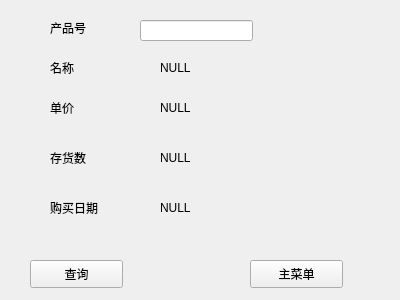
<?xml version="1.0" encoding="UTF-8"?>
<ui version="4.0">
 <class>SelectWidget</class>
 <widget class="QWidget" name="SelectWidget">
  <property name="geometry">
   <rect>
    <x>0</x>
    <y>0</y>
    <width>400</width>
    <height>300</height>
   </rect>
  </property>
  <property name="windowTitle">
   <string>Form</string>
  </property>
  <widget class="QPushButton" name="returnButton">
   <property name="geometry">
    <rect>
     <x>250</x>
     <y>260</y>
     <width>93</width>
     <height>28</height>
    </rect>
   </property>
   <property name="text">
    <string>主菜单</string>
   </property>
  </widget>
  <widget class="QLineEdit" name="idlineEdit">
   <property name="geometry">
    <rect>
     <x>140</x>
     <y>20</y>
     <width>113</width>
     <height>21</height>
    </rect>
   </property>
  </widget>
  <widget class="QLabel" name="idlabel">
   <property name="geometry">
    <rect>
     <x>50</x>
     <y>20</y>
     <width>72</width>
     <height>15</height>
    </rect>
   </property>
   <property name="text">
    <string>产品号</string>
   </property>
  </widget>
  <widget class="QLabel" name="showNamelabel">
   <property name="geometry">
    <rect>
     <x>160</x>
     <y>60</y>
     <width>72</width>
     <height>15</height>
    </rect>
   </property>
   <property name="text">
    <string>NULL</string>
   </property>
  </widget>
  <widget class="QLabel" name="showMoneylabel">
   <property name="geometry">
    <rect>
     <x>160</x>
     <y>100</y>
     <width>72</width>
     <height>15</height>
    </rect>
   </property>
   <property name="text">
    <string>NULL</string>
   </property>
  </widget>
  <widget class="QLabel" name="showDatelabel">
   <property name="geometry">
    <rect>
     <x>160</x>
     <y>200</y>
     <width>72</width>
     <height>15</height>
    </rect>
   </property>
   <property name="text">
    <string>NULL</string>
   </property>
  </widget>
  <widget class="QLabel" name="showNumlabel">
   <property name="geometry">
    <rect>
     <x>160</x>
     <y>150</y>
     <width>72</width>
     <height>15</height>
    </rect>
   </property>
   <property name="text">
    <string>NULL</string>
   </property>
  </widget>
  <widget class="QPushButton" name="selectButton">
   <property name="geometry">
    <rect>
     <x>30</x>
     <y>260</y>
     <width>93</width>
     <height>28</height>
    </rect>
   </property>
   <property name="text">
    <string>查询</string>
   </property>
  </widget>
  <widget class="QLabel" name="namelabel">
   <property name="geometry">
    <rect>
     <x>50</x>
     <y>60</y>
     <width>72</width>
     <height>15</height>
    </rect>
   </property>
   <property name="text">
    <string>名称</string>
   </property>
  </widget>
  <widget class="QLabel" name="moneylabel">
   <property name="geometry">
    <rect>
     <x>50</x>
     <y>100</y>
     <width>72</width>
     <height>15</height>
    </rect>
   </property>
   <property name="text">
    <string>单价</string>
   </property>
  </widget>
  <widget class="QLabel" name="numlabel">
   <property name="geometry">
    <rect>
     <x>50</x>
     <y>150</y>
     <width>72</width>
     <height>15</height>
    </rect>
   </property>
   <property name="text">
    <string>存货数</string>
   </property>
  </widget>
  <widget class="QLabel" name="datelabel">
   <property name="geometry">
    <rect>
     <x>50</x>
     <y>200</y>
     <width>72</width>
     <height>15</height>
    </rect>
   </property>
   <property name="text">
    <string>购买日期</string>
   </property>
  </widget>
 </widget>
 <resources/>
 <connections/>
</ui>
